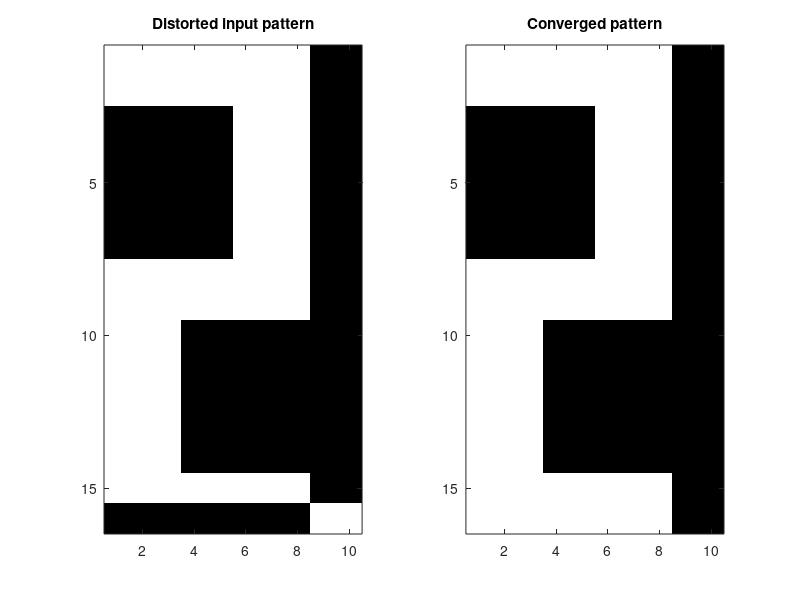

Write the MATLAB code that produced this figure.
%% Digits

clc
clear all

% Define numbers 0-4
x1=[ [ -1, -1, -1, -1, -1, -1, -1, -1, -1, -1],[ -1, -1, -1, 1, 1, 1, 1, -1, -1, -1],[ -1, -1, 1, 1, 1, 1, 1, 1, -1, -1],[ -1, 1, 1, 1, -1, -1, 1, 1, 1, -1],[ -1, 1, 1, 1, -1, -1, 1, 1, 1, -1],[ -1, 1, 1, 1, -1, -1, 1, 1, 1, -1],[ -1, 1, 1, 1, -1, -1, 1, 1, 1, -1],[ -1, 1, 1, 1, -1, -1, 1, 1, 1, -1],[ -1, 1, 1, 1, -1, -1, 1, 1, 1, -1],[ -1, 1, 1, 1, -1, -1, 1, 1, 1, -1],[ -1, 1, 1, 1, -1, -1, 1, 1, 1, -1],[ -1, 1, 1, 1, -1, -1, 1, 1, 1, -1],[ -1, 1, 1, 1, -1, -1, 1, 1, 1, -1],[ -1, -1, 1, 1, 1, 1, 1, 1, -1, -1],[ -1, -1, -1, 1, 1, 1, 1, -1, -1, -1],[ -1, -1, -1, -1, -1, -1, -1, -1, -1, -1] ];
x2=[ [ -1, -1, -1, 1, 1, 1, 1, -1, -1, -1],[ -1, -1, -1, 1, 1, 1, 1, -1, -1, -1],[ -1, -1, -1, 1, 1, 1, 1, -1, -1, -1],[ -1, -1, -1, 1, 1, 1, 1, -1, -1, -1],[ -1, -1, -1, 1, 1, 1, 1, -1, -1, -1],[ -1, -1, -1, 1, 1, 1, 1, -1, -1, -1],[ -1, -1, -1, 1, 1, 1, 1, -1, -1, -1],[ -1, -1, -1, 1, 1, 1, 1, -1, -1, -1],[ -1, -1, -1, 1, 1, 1, 1, -1, -1, -1],[ -1, -1, -1, 1, 1, 1, 1, -1, -1, -1],[ -1, -1, -1, 1, 1, 1, 1, -1, -1, -1],[ -1, -1, -1, 1, 1, 1, 1, -1, -1, -1],[ -1, -1, -1, 1, 1, 1, 1, -1, -1, -1],[ -1, -1, -1, 1, 1, 1, 1, -1, -1, -1],[ -1, -1, -1, 1, 1, 1, 1, -1, -1, -1],[ -1, -1, -1, 1, 1, 1, 1, -1, -1, -1] ];
x3=[ [ 1, 1, 1, 1, 1, 1, 1, 1, -1, -1],[ 1, 1, 1, 1, 1, 1, 1, 1, -1, -1],[ -1, -1, -1, -1, -1, 1, 1, 1, -1, -1],[ -1, -1, -1, -1, -1, 1, 1, 1, -1, -1],[ -1, -1, -1, -1, -1, 1, 1, 1, -1, -1],[ -1, -1, -1, -1, -1, 1, 1, 1, -1, -1],[ -1, -1, -1, -1, -1, 1, 1, 1, -1, -1],[ 1, 1, 1, 1, 1, 1, 1, 1, -1, -1],[ 1, 1, 1, 1, 1, 1, 1, 1, -1, -1],[ 1, 1, 1, -1, -1, -1, -1, -1, -1, -1],[ 1, 1, 1, -1, -1, -1, -1, -1, -1, -1],[ 1, 1, 1, -1, -1, -1, -1, -1, -1, -1],[ 1, 1, 1, -1, -1, -1, -1, -1, -1, -1],[ 1, 1, 1, -1, -1, -1, -1, -1, -1, -1],[ 1, 1, 1, 1, 1, 1, 1, 1, -1, -1],[ 1, 1, 1, 1, 1, 1, 1, 1, -1, -1] ];
x4=[ [ -1, -1, 1, 1, 1, 1, 1, 1, -1, -1],[ -1, -1, 1, 1, 1, 1, 1, 1, 1, -1],[ -1, -1, -1, -1, -1, -1, 1, 1, 1, -1],[ -1, -1, -1, -1, -1, -1, 1, 1, 1, -1],[ -1, -1, -1, -1, -1, -1, 1, 1, 1, -1],[ -1, -1, -1, -1, -1, -1, 1, 1, 1, -1],[ -1, -1, -1, -1, -1, -1, 1, 1, 1, -1],[ -1, -1, 1, 1, 1, 1, 1, 1, -1, -1],[ -1, -1, 1, 1, 1, 1, 1, 1, -1, -1],[ -1, -1, -1, -1, -1, -1, 1, 1, 1, -1],[ -1, -1, -1, -1, -1, -1, 1, 1, 1, -1],[ -1, -1, -1, -1, -1, -1, 1, 1, 1, -1],[ -1, -1, -1, -1, -1, -1, 1, 1, 1, -1],[ -1, -1, -1, -1, -1, -1, 1, 1, 1, -1],[ -1, -1, 1, 1, 1, 1, 1, 1, 1, -1],[ -1, -1, 1, 1, 1, 1, 1, 1, -1, -1] ];
x5=[ [ -1, 1, 1, -1, -1, -1, -1, 1, 1, -1],[ -1, 1, 1, -1, -1, -1, -1, 1, 1, -1],[ -1, 1, 1, -1, -1, -1, -1, 1, 1, -1],[ -1, 1, 1, -1, -1, -1, -1, 1, 1, -1],[ -1, 1, 1, -1, -1, -1, -1, 1, 1, -1],[ -1, 1, 1, -1, -1, -1, -1, 1, 1, -1],[ -1, 1, 1, -1, -1, -1, -1, 1, 1, -1],[ -1, 1, 1, 1, 1, 1, 1, 1, 1, -1],[ -1, 1, 1, 1, 1, 1, 1, 1, 1, -1],[ -1, -1, -1, -1, -1, -1, -1, 1, 1, -1],[ -1, -1, -1, -1, -1, -1, -1, 1, 1, -1],[ -1, -1, -1, -1, -1, -1, -1, 1, 1, -1],[ -1, -1, -1, -1, -1, -1, -1, 1, 1, -1],[ -1, -1, -1, -1, -1, -1, -1, 1, 1, -1],[ -1, -1, -1, -1, -1, -1, -1, 1, 1, -1],[ -1, -1, -1, -1, -1, -1, -1, 1, 1, -1] ];

% Defining parameters
N = 160;
p = [x1; x2; x3; x4; x5];
W = zeros(N,N);


for my = 1:5
    W = W + p(my,:)'*p(my,:);
end

W = W/N;
W = W - diag(diag(W)); % W_ii = 0

% Pattern to feed
original = [[1, 1, 1, 1, 1, 1, 1, 1, -1, -1], [1, 1, 1, 1, 1, 1, 1, 1, -1, -1], [-1, -1, -1, -1, -1, 1, 1, 1, -1, -1], [-1, -1, -1, -1, -1, 1, 1, 1, -1, -1], [-1, -1, -1, -1, -1, 1, 1, 1, -1, -1], [-1, -1, -1, -1, -1, 1, 1, 1, -1, -1], [-1, -1, -1, -1, -1, 1, 1, 1, -1, -1], [1, 1, 1, 1, 1, 1, 1, 1, -1, -1], [1, 1, 1, 1, 1, 1, 1, 1, -1, -1], [1, 1, 1, -1, -1, -1, -1, -1, -1, -1], [1, 1, 1, -1, -1, -1, -1, -1, -1, -1], [1, 1, 1, -1, -1, -1, -1, -1, -1, -1], [1, 1, 1, -1, -1, -1, -1, -1, -1, -1], [1, 1, 1, -1, -1, -1, -1, -1, -1, -1], [1, 1, 1, 1, 1, 1, 1, 1, -1, -1], [-1, -1, -1, -1, -1, -1, -1, -1, 1, 1]];
S = original;

done = false; %convergence 

% Typewriter scheme
while (~done)
    S_t = S;

    for j = 1 : N
        bit = sign(1/N * W(j,:) * S_t');
        S_t(:,j) = bit;
    end
   
    if isequal(S_t,S)
        done = true;
    else
        S = S_t;
    end
end

%% Plot result to see what the distorted pattern converged to
disturbed_pattern = reshape(original,[10,16])';
converged_pattern = reshape(S_t, [10,16])';

colormap(gray(256))
subplot(1,2,1)
image(((disturbed_pattern+1)/2)*256)
title("Distorted input pattern")

subplot(1,2,2)
image(((converged_pattern+1)/2)*256)
title("Converged pattern")
